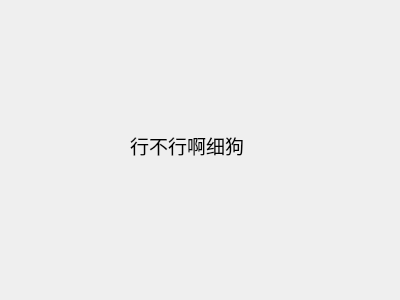
<?xml version="1.0" encoding="UTF-8"?>
<ui version="4.0">
 <class>Dialog</class>
 <widget class="QDialog" name="Dialog">
  <property name="geometry">
   <rect>
    <x>0</x>
    <y>0</y>
    <width>400</width>
    <height>300</height>
   </rect>
  </property>
  <property name="windowTitle">
   <string>弹窗</string>
  </property>
  <widget class="QLabel" name="label">
   <property name="geometry">
    <rect>
     <x>130</x>
     <y>90</y>
     <width>191</width>
     <height>111</height>
    </rect>
   </property>
   <property name="font">
    <font>
     <pointsize>14</pointsize>
    </font>
   </property>
   <property name="text">
    <string>行不行啊细狗</string>
   </property>
  </widget>
 </widget>
 <resources/>
 <connections/>
</ui>
